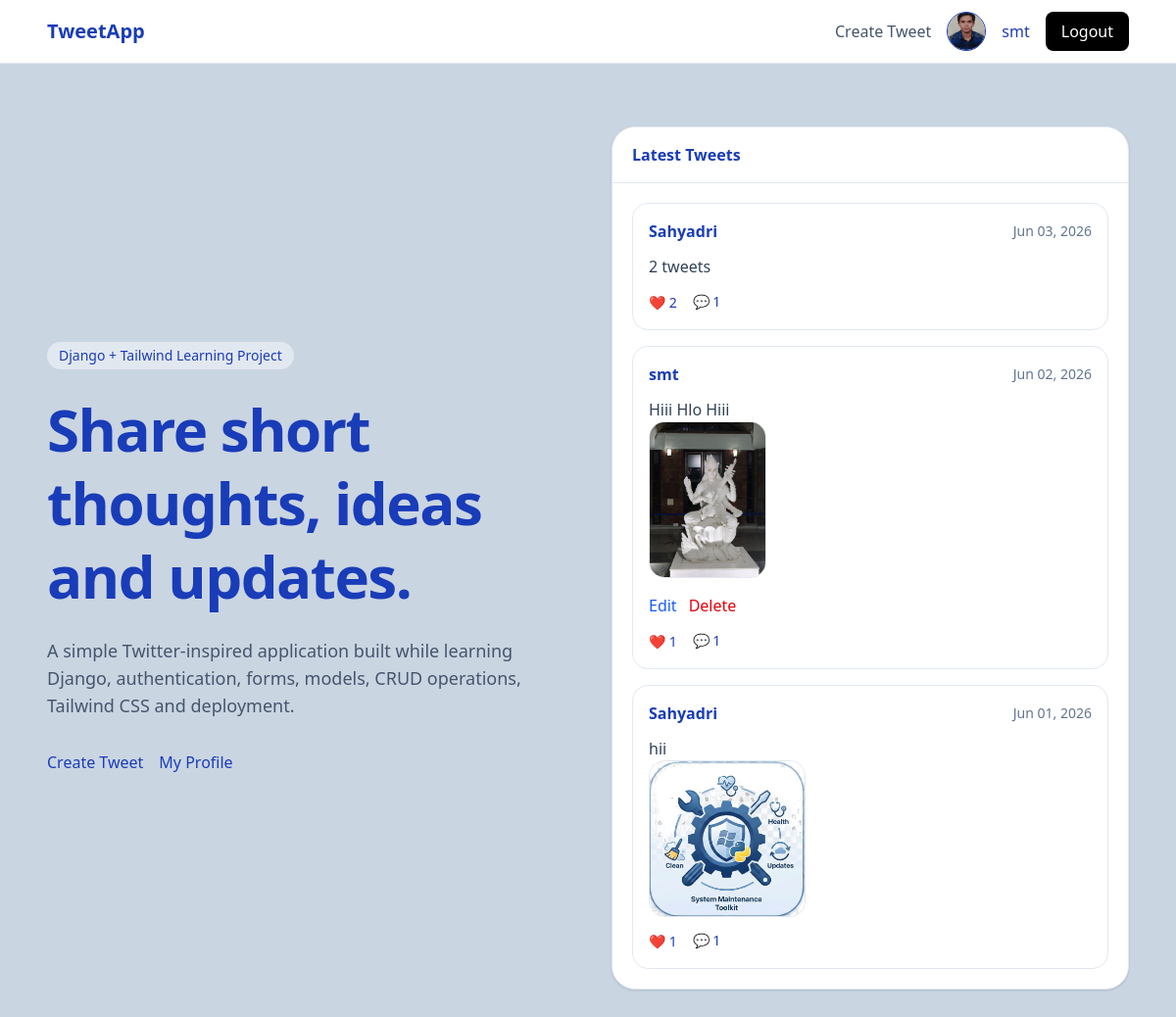
Screenshot of / (signed in) with the database file from the repository.
### accounts/models.py (models this page shows, shortened)
class Profile(models.Model):
    user = models.OneToOneField(User,on_delete=models.CASCADE)
    avatar = models.ImageField(upload_to="avatars/",blank=True,null=True)
    bio = models.TextField(blank=True)
    dob = models.DateField(blank=True,null=True)
    nationality = models.CharField(max_length=20,blank=True)
    address = models.CharField(max_length=250,blank=True)
    mobile = models.CharField(max_length=14,blank=True)
    created_at = models.DateTimeField(auto_now_add=True)
    modified_at = models.DateTimeField(auto_now=True)
    url = models.URLField(blank=True)
    profession = models.CharField(max_length=50,blank=True)
    class Meta:
        ordering = ['-created_at','-modified_at']

### Tweet/models.py (models this page shows, shortened)
class Tweet(models.Model):
    text = models.CharField(max_length=280)
    created_at = models.DateTimeField(auto_now_add=True)
    modified_at = models.DateTimeField(auto_now=True)
    image = models.ImageField(upload_to='tweet_images/', blank=True, null=True)
    user = models.ForeignKey(User, on_delete=models.CASCADE)
    class Meta:
        ordering = ['-created_at', '-modified_at']

### Tweet/views.py (the view)
# urls.py: path("", home, name="home"),
def home(request:HttpRequest) -> HttpResponse:
    tweets = Tweet.objects.all().order_by("-created_at")
    if request.user.is_authenticated:
        for tweet in tweets:
            tweet.user_liked = Like.objects.filter(tweet=tweet,user=request.user).exists() # type: ignore
    return render(request, "index.html", {"tweets": tweets})

### templates/index.html (shortened to what this page needs)
{% extends "layout.html" %}
{% block content %}
<section class="max-w-6xl mx-auto px-6 py-16">
<div class="grid lg:grid-cols-2 gap-12 items-center">
    <div>
        <span class="inline-flex items-center rounded-full bg-slate-200 px-3 py-1 text-sm font-medium">
            Django + Tailwind Learning Project
        </span>
        <h1 class="mt-6 text-5xl md:text-6xl font-bold tracking-tight leading-tight">
            Share short thoughts,
            ideas and updates.
        </h1>
        <p class="mt-6 text-lg text-slate-600 max-w-xl">
            A simple Twitter-inspired application built while learning
            Django, authentication, forms, models, CRUD operations,
            Tailwind CSS and deployment.
        </p>
        <div class="mt-8 flex flex-wrap gap-4">
            {% if request.user.is_authenticated %}
                <a href="{% url 'tweet_create' %}">
                    Create Tweet
                </a>
                <a href="{% url 'profile' %}">
                    My Profile
                </a>
            {% else %}
                <a href="{% url 'register' %}">
                    Join Now
                </a>
            {% endif %}
        </div>
    </div>
    <div class="bg-white rounded-3xl shadow-sm border border-slate-200 overflow-hidden">
        <div class="border-b border-slate-200 px-5 py-4">
            <h3 class="font-semibold"> Latest Tweets </h3>
        </div>
        <div class="p-5">
            {% if tweets %}
                <div class="space-y-4">
                    {% for tweet in tweets %}
                        <article x-data="{ open: false }" class="border border-slate-200 rounded-2xl p-4">
                            <div class="flex items-center justify-between">
                                <h4 class="font-semibold">
                                    <a href="{% url 'user_profile' tweet.user.username %}"
                                    class="font-semibold hover:underline">
                                       {{ tweet.user.username }}
                                    </a>
                                </h4>
                                <span class="text-sm text-slate-500">
                                    {{ tweet.created_at|date:"M d, Y" }}
                                </span>
                            </div>
                            <p class="mt-3 text-slate-700">
                                {{ tweet.text }}
                            </p>
                            {% if tweet.image %}
                                <img src="{{ tweet.image.url }}" alt="Tweet"
                                    class="rounded-2xl border border-slate-200 max-h-40 max-w-full object-contain"
                                >
                            {% endif %}
                            {% if request.user.is_authenticated and request.user == tweet.user %}
                            <div class="mt-4 flex items-center gap-3">
                            <a href="{% url 'tweet_edit' tweet.id %}"
                                class="text-blue-600 hover:underline">
                                Edit
                            </a>
                            <a href="{% url 'tweet_delete' tweet.id %}"
                                class="text-red-600 hover:underline">
                                Delete
                            </a>
                            </div>
                            {% endif %}
                            <div class="flex items-center gap-4 mt-3">
                                {% if request.user.is_authenticated %}
                                <form method="POST" action="{% url 'toggle_like' tweet.id %}">
                                    <button type="submit" class="text-sm hover:opacity-80">
                                        {% if tweet.likes.all %}
                                            ❤️ {{ tweet.likes.count }}
                                        {% else %}
                                            🤍 {{ tweet.likes.count }}
                                        {% endif %}
                                    </button>
                                </form>
                                {% else %}
                                <span>
                                    ❤️ {{ tweet.likes.count }}
                                </span>
                                {% endif %}
                                <button @click="open = !open" class="flex items-center gap-2 text-sm hover:opacity-80">
                                    💬 {{ tweet.comments.count }}
                                </button>
                            </div>
                        </article>
                    {% endfor %}
                </div>
            {% endif %}
        </div>
    </div>
</div>
</section>
{% endblock %}

### templates/layout.html (shortened to what this page needs)
{% load static %}
{% load tailwind_tags %}
<!DOCTYPE html>
<html lang="en">
<head>
    {% tailwind_css %}
    <link rel="stylesheet" href="{% static 'css/dist/styles.css' %}">
</head>
<body class="bg-slate-300 text-blue-800 min-h-screen">
<header class="border-b border-slate-200 bg-white sticky top-0 z-50">
<nav class="max-w-6xl mx-auto px-6 h-16 flex items-center justify-between">
    <a href="{% url 'home' %}" class="font-bold text-xl">
        TweetApp
    </a>
    <div class="flex items-center gap-4">
        {% if request.user.is_authenticated %}
            <a href="{% url 'tweet_create' %}" class="text-slate-600 hover:text-black">
                Create Tweet
            </a>
            {% if request.user.profile.avatar %}
            <img src="{{ request.user.profile.avatar.url }}" alt="Avatar"
                class="w-10 h-10 rounded-full object-cover border">
            {% else %}
            <div class="w-10 h-10 rounded-full bg-slate-300"></div>
            {% endif %}
            <a href="{% url 'profile' %}">
                {{ request.user.username }}
            </a>
            <form method="POST" action="{% url 'logout' %}">
                <button type="submit" class="bg-black text-white px-4 py-2 rounded-lg">
                    Logout
                </button>
            </form>
        {% endif %}
    </div>
</nav>
</header>
<main>
    {% block content %}
    {% endblock %}
</main>
</body>
</html>

### rows the page displays
Tweet: user.username "Sahyadri", created_at "Jun 03, 2026", text "2 tweets", likes.count "2", comments.count "1"
Tweet: user.username "smt", created_at "Jun 02, 2026", text "Hiii Hlo Hiii", image (picture), shows "Edit", likes.count "1", comments.count "1"
Tweet: user.username "Sahyadri", created_at "Jun 01, 2026", text "hii", image (picture), likes.count "1", comments.count "1"

### other values shown
{{ request.user.username }} "smt"
